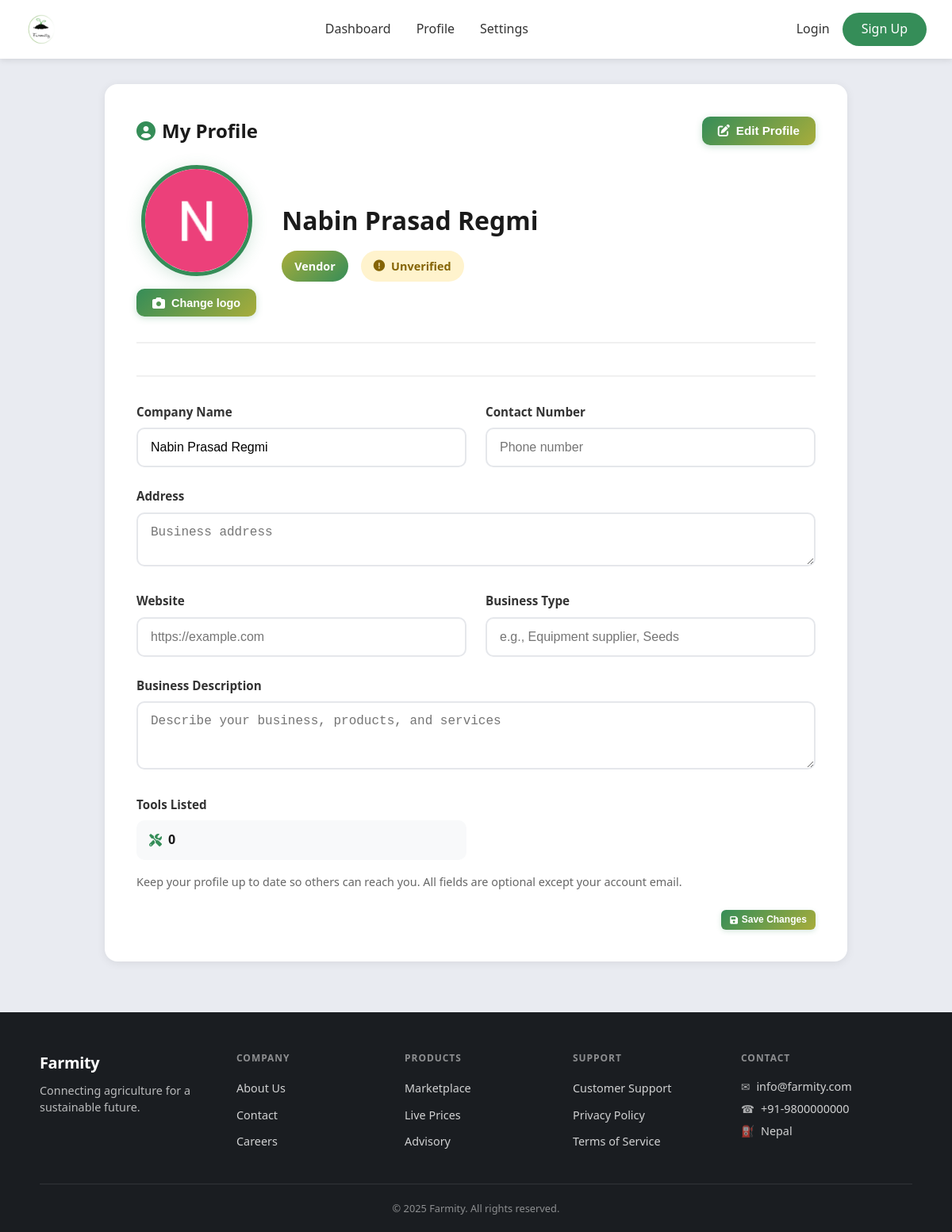
/profile/ (signed in), run on an earlier commit of the app's database.
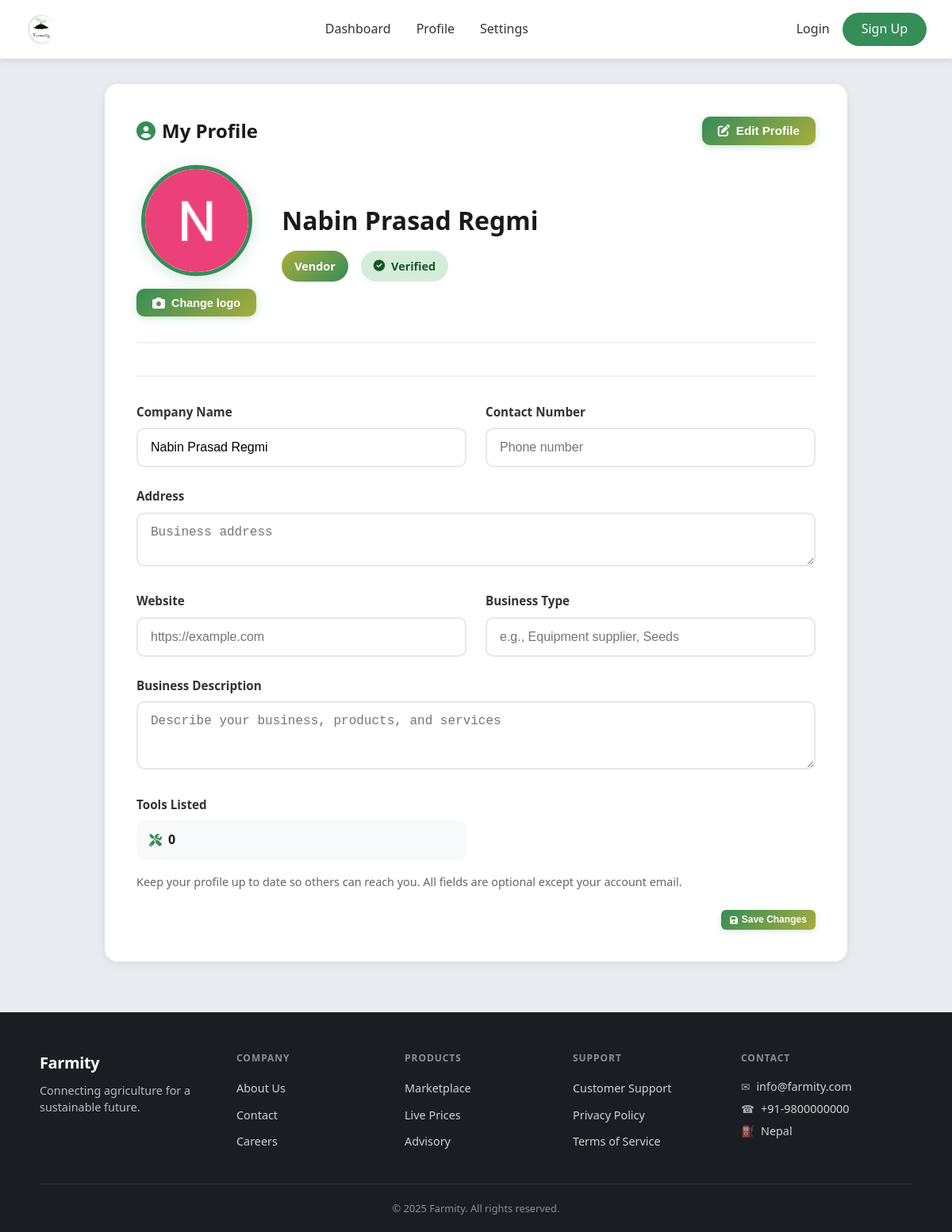
And on a later commit of the database.
### accounts/models.py (models this page shows, shortened)
class VendorProfile(models.Model):
    user = models.OneToOneField(User, on_delete=models.CASCADE, related_name='vendor_profile')
    company_name = models.CharField(max_length=255, blank=True, null=True)
    logo = models.ImageField(upload_to='vendor_logos/', blank=True, null=True)
    address = models.TextField(blank=True, null=True)
    contact = models.CharField(max_length=20, blank=True, null=True)
    website = models.URLField(max_length=255, blank=True, null=True)
    business_type = models.CharField(max_length=100, blank=True, null=True, help_text="e.g., Equipment supplier, Seeds & fertilizers")
    description = models.TextField(blank=True, null=True, help_text="Business description")
    previous_released_amount = models.DecimalField(
        max_digits=12, decimal_places=2, default=0, blank=True,
        help_text="Earnings already released by admin before system tracking (e.g. 300)"
    )

class User(AbstractBaseUser, PermissionsMixin):
    ROLE_CHOICES = (
        ('admin', 'Admin'),
        ('buyer', 'Buyer'),
        ('farmer', 'Farmer'),
        ('agricultural_expert', 'Agricultural Expert'),
        ('vendor', 'Vendor'),
    )
    GENDER_CHOICES = (
        ('male', 'Male'),
        ('female', 'Female'),
        ('other', 'Other'),
    )
    email = models.EmailField(unique=True)
    phone = models.CharField(max_length=10, unique=True, blank=True, null=True)
    gender = models.CharField(max_length=10, choices=GENDER_CHOICES, blank=True, null=True)
    role = models.CharField(max_length=20, choices=ROLE_CHOICES, default='buyer')
    is_active = models.BooleanField(default=True)
    email_verified = models.BooleanField(default=False)
    is_verified = models.BooleanField(default=False)
    is_staff = models.BooleanField(default=False)
    date_joined = models.DateTimeField(auto_now_add=True)
    objects = UserManager()
    USERNAME_FIELD = 'email'
    REQUIRED_FIELDS = []

### accounts/views.py (the view, shortened to what this page needs)
# urls.py: path('profile/', profile_page, name='profile'),
@login_required
def profile_page(request):
    user = request.user
    context = {}
    _ensure_role_profile(user)
    if user.role == 'farmer':
        profile, _ = FarmerProfile.objects.get_or_create(user=user)
        if request.method == 'POST':
            if 'update_photo' in request.POST:
                photo_file = request.FILES.get('photo')
                if photo_file:
                    profile.photo = photo_file
                    profile.save()
                    messages.success(request, 'Profile picture updated successfully!')
                else:
                    messages.error(request, 'Please select an image file.')
                return redirect('profile')
            elif 'update_profile' in request.POST:
                profile.name = request.POST.get('name', profile.name)
                profile.location = request.POST.get('location', profile.location)
                profile.contact = request.POST.get('contact', profile.contact)
                profile.farm_size = request.POST.get('farm_size', profile.farm_size)
                profile.crop_types = request.POST.get('crop_types', profile.crop_types)
                profile.livestock_details = request.POST.get('livestock_details', profile.livestock_details)
                profile.save()
                messages.success(request, 'Profile updated successfully!')
                return redirect('profile')
        context['profile'] = profile
    elif user.role == 'vendor':
        profile, _ = VendorProfile.objects.get_or_create(user=user)
        from .models import VendorTool
        context['profile'] = profile
        context['tools_count'] = VendorTool.objects.filter(vendor=profile).count()
    context['role_display'] = (user.role or '').replace('_', ' ').title()
    return render(request, 'profile_details.html', context)

### templates/profile_details.html (shortened to what this page needs)
<!DOCTYPE html>
<html lang="en">
<head>
    <link rel="stylesheet" href="/static/css/style.css">
    <link href="https://cdnjs.cloudflare.com/ajax/libs/font-awesome/6.0.0/css/all.min.css" rel="stylesheet">
</head>
<body>
    <header class="main-header">
        <div class="header-container">
            <div class="logo">
                <a href="/" style="display: flex; align-items: center; gap: 0.5rem; text-decoration: none; color: inherit;">
                    <img src="/static/images/Farmity%20logo.png" alt="Farmity Logo" class="logo-img" onerror="this.style.display='none'; this.nextElementSibling.style.display='flex';">
                </a>
            </div>
            <nav class="main-nav">
                {% if request.user.role == 'farmer' %}
                <a href="{% url 'farmer_dashboard' %}">Dashboard</a>
                {% elif request.user.role == 'buyer' %}
                <a href="{% url 'user_dashboard' %}">Dashboard</a>
                {% elif request.user.role == 'vendor' %}
                <a href="{% url 'vendor_dashboard' %}">Dashboard</a>
                {% elif request.user.role == 'agricultural_expert' %}
                <a href="{% url 'expert_dashboard' %}">Dashboard</a>
                {% elif request.user.role == 'admin' and request.user.is_staff %}
                <a href="{% url 'admin_dashboard' %}">Admin</a>
                {% else %}
                <a href="{% url 'dashboard' %}">Dashboard</a>
                {% endif %}
                <a href="{% url 'profile' %}">Profile</a>
                <a href="{% url 'settings' %}">Settings</a>
            </nav>
            <div class="header-actions" id="headerActions">
                <div id="authButtons" class="auth-buttons"></div>
            </div>
        </div>
    </header>
    <main class="main-content">
        <div class="profile-card">
            <div class="section-title">
                <span><i class="fas fa-user-circle" style="color: var(--sea-green); margin-right: 0.5rem;"></i>My Profile</span>
                <button type="button" id="profileEditBtn" class="btn-edit-profile" onclick="toggleProfileEdit()">
                    <i class="fas fa-edit"></i> Edit Profile
                </button>
            </div>
            <div class="profile-header">
                <div class="profile-img-area">
                    {% if request.user.role == 'vendor' %}
                        {% if profile.logo %}
                            <img src="{{ profile.logo.url }}" alt="Profile" class="profile-img-large">
                        {% else %}
                            <div class="profile-img-large" style="display:flex;align-items:center;justify-content:center;background:linear-gradient(135deg, var(--sea-green) 0%, var(--sushi) 100%);font-size:3.5rem;color:white;">
                                <i class="fas fa-building"></i>
                            </div>
                        {% endif %}
                    {% endif %}
                    <form id="photoForm" method="POST" action="{% url 'profile' %}" enctype="multipart/form-data" class="change-photo-form">
                        <button type="button" class="btn-change-photo" onclick="document.getElementById('photoInput').click()">
                            <i class="fas fa-camera"></i> {% if request.user.role == 'vendor' %}Change logo{% else %}Change profile picture{% endif %}
                        </button>
                    </form>
                </div>
                <div class="profile-header-info">
                    <h2>
                        {% if request.user.role == 'vendor' %}
                            {{ profile.company_name|default:request.user.email }}
                        {% else %}
                            {{ profile.name|default:request.user.email }}
                        {% endif %}
                    </h2>
                    <div class="profile-badges">
                        <span class="role-badge">{{ role_display|default:request.user.role|title }}</span>
                        {% if request.user.is_verified %}
                            <span class="verified-badge">
                                <i class="fas fa-check-circle"></i> Verified
                            </span>
                        {% else %}
                            <span class="unverified-badge">
                                <i class="fas fa-exclamation-circle"></i> Unverified
                            </span>
                        {% endif %}
                    </div>
                </div>
            </div>
            <form method="POST" action="{% url 'profile' %}" enctype="multipart/form-data" class="profile-form-section" id="profileForm" style="">
                <div class="profile-form-grid">
                    {% if request.user.role == 'farmer' %}
                    <div class="edit-card form-group">
                        <span class="profile-info-label">Email Address</span>
                        <div class="read-only-field"><i class="fas fa-envelope" style="color: var(--sea-green);"></i> {{ request.user.email }}</div>
                    </div>
                    <div class="edit-card form-group">
                        <span class="profile-info-label">Name</span>
                        <input type="text" name="name" class="form-control" value="{{ profile.name|default:'' }}" placeholder="Full name">
                    </div>
                    <div class="edit-card form-group">
                        <span class="profile-info-label">Contact</span>
                        <input type="text" name="contact" class="form-control" value="{{ profile.contact|default:'' }}" placeholder="Phone number">
                    </div>
                    <div class="edit-card form-group">
                        <span class="profile-info-label">Location</span>
                        <input type="text" name="location" class="form-control" value="{{ profile.location|default:'' }}" placeholder="Farm location">
                    </div>
                    <div class="edit-card form-group">
                        <span class="profile-info-label">Farm Size</span>
                        <input type="text" name="farm_size" class="form-control" value="{{ profile.farm_size|default:'' }}" placeholder="e.g., 5 acres">
                    </div>
                    <div class="edit-card form-group">
                        <span class="profile-info-label">Member Since</span>
                        <div class="read-only-field"><i class="fas fa-calendar" style="color: var(--sea-green);"></i> {{ request.user.date_joined|date:"M d, Y" }}</div>
                    </div>
                    <div class="edit-card form-group form-group-full">
                        <span class="profile-info-label">Main Crops (comma separated)</span>
                        <input type="text" name="crop_types" class="form-control" value="{{ profile.crop_types|default:'' }}" placeholder="e.g., Wheat, Rice, Corn">
                    </div>
                    <div class="edit-card form-group form-group-full">
                        <span class="profile-info-label">Livestock Details</span>
                        <input type="text" name="livestock_details" class="form-control" value="{{ profile.livestock_details|default:'' }}" placeholder="e.g., 10 cows, 20 chickens">
                    </div>
                    {% elif request.user.role == 'vendor' %}
                    <div class="form-group">
                        <label>Company Name</label>
                        <input type="text" name="company_name" class="form-control" value="{{ profile.company_name|default:'' }}" placeholder="Company or business name">
                    </div>
                    <div class="form-group">
                        <label>Contact Number</label>
                        <input type="text" name="contact" class="form-control" value="{{ profile.contact|default:'' }}" placeholder="Phone number">
                    </div>
                    <div class="form-group form-group-full">
                        <label>Address</label>
                        <textarea name="address" class="form-control" rows="2" placeholder="Business address">{{ profile.address|default:'' }}</textarea>
                    </div>
                    <div class="form-group">
                        <label>Website</label>
                        <input type="url" name="website" class="form-control" value="{{ profile.website|default:'' }}" placeholder="https://example.com">
                    </div>
                    <div class="form-group">
                        <label>Business Type</label>
                        <input type="text" name="business_type" class="form-control" value="{{ profile.business_type|default:'' }}" placeholder="e.g., Equipment supplier, Seeds">
                    </div>
                    <div class="form-group form-group-full">
                        <label>Business Description</label>
                        <textarea name="description" class="form-control" rows="3" placeholder="Describe your business, products, and services">{{ profile.description|default:'' }}</textarea>
                    </div>
                    {% if tools_count is not None %}
                    <div class="form-group">
                        <label>Tools Listed</label>
                        <div class="read-only-field">
                            <i class="fas fa-tools"></i>
                            {{ tools_count }}
                        </div>
                    </div>
                    {% endif %}
                    {% endif %}
                </div>
                <p style="margin-top:1rem; font-size:0.9rem; color:#666;">Keep your profile up to date so others can reach you. All fields are optional except your account email.</p>
                <div class="form-actions" style="margin-top: 1.5rem;">
                    <button type="submit" class="btn-save-profile">
                        <i class="fas fa-save"></i> Save Changes
                    </button>
                </div>
            </form>
        </div>
    </main>
    <footer class="main-footer">
        <div class="footer-container">
            <div class="footer-brand">
                <div class="footer-brand-name">Farmity</div>
                <p class="footer-tagline">Connecting agriculture for a sustainable future.</p>
            </div>
            <div class="footer-section">
                <h4>Company</h4>
                <ul>
                    <li><a href="#">About Us</a></li>
                    <li><a href="#">Contact</a></li>
                    <li><a href="#">Careers</a></li>
                </ul>
            </div>
            <div class="footer-section">
                <h4>Products</h4>
                <ul>
                    <li><a href="#">Marketplace</a></li>
                    <li><a href="#">Live Prices</a></li>
                    <li><a href="#">Advisory</a></li>
                </ul>
            </div>
            <div class="footer-section">
                <h4>Support</h4>
                <ul>
                    <li><a href="{% url 'support_hub' %}">Customer Support</a></li>
                    <li><a href="#">Privacy Policy</a></li>
                    <li><a href="#">Terms of Service</a></li>
                </ul>
            </div>
            <div class="footer-section">
                <h4>Contact</h4>
                <p class="footer-contact"><span class="footer-contact-icon">&#9993;</span> info@farmity.com</p>
                <p class="footer-contact"><span class="footer-contact-icon">&#9742;</span> +91-9800000000</p>
                <p class="footer-contact"><span class="footer-contact-icon">&#9981;</span> Nepal</p>
            </div>
        </div>
        <div class="footer-bottom">
            <p>© 2025 Farmity. All rights reserved.</p>
        </div>
    </footer>
</body>
</html>

What changed in the data, as far as the page shows it:
changed User "Vendor": is_verified False → True (drawn)
Also different on the page:
text no longer shown: "Unverified"
text now shown: "Verified"
